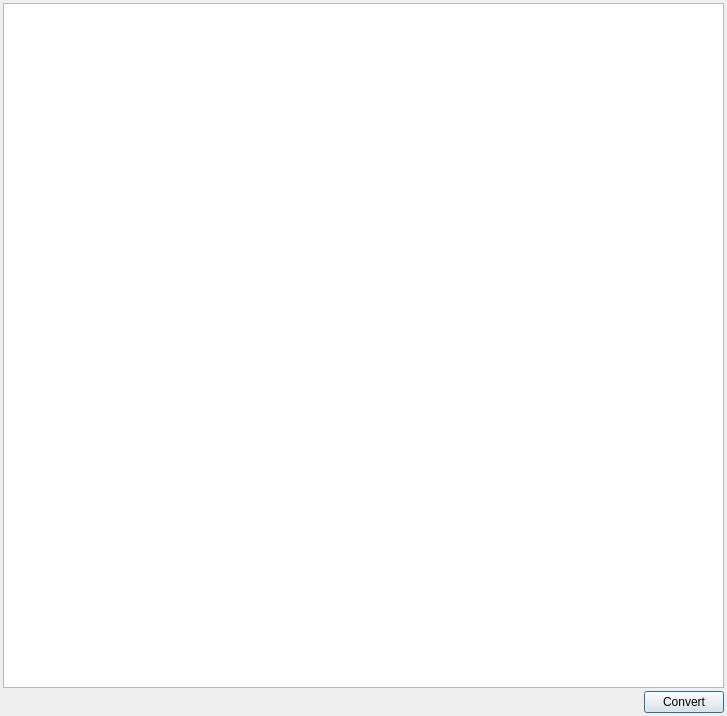
<?xml version="1.0" encoding="UTF-8"?>
<ui version="4.0">
 <class>ApprovedGenesDialog</class>
 <widget class="QDialog" name="ApprovedGenesDialog">
  <property name="geometry">
   <rect>
    <x>0</x>
    <y>0</y>
    <width>727</width>
    <height>716</height>
   </rect>
  </property>
  <property name="windowTitle">
   <string>Genes &gt; Approved symbols</string>
  </property>
  <layout class="QVBoxLayout" name="verticalLayout">
   <property name="spacing">
    <number>3</number>
   </property>
   <property name="leftMargin">
    <number>3</number>
   </property>
   <property name="topMargin">
    <number>3</number>
   </property>
   <property name="rightMargin">
    <number>3</number>
   </property>
   <property name="bottomMargin">
    <number>3</number>
   </property>
   <item>
    <widget class="QPlainTextEdit" name="text"/>
   </item>
   <item>
    <layout class="QHBoxLayout" name="horizontalLayout">
     <property name="spacing">
      <number>3</number>
     </property>
     <item>
      <spacer name="horizontalSpacer">
       <property name="orientation">
        <enum>Qt::Horizontal</enum>
       </property>
       <property name="sizeHint" stdset="0">
        <size>
         <width>40</width>
         <height>20</height>
        </size>
       </property>
      </spacer>
     </item>
     <item>
      <widget class="QPushButton" name="convertBtn">
       <property name="text">
        <string>Convert</string>
       </property>
      </widget>
     </item>
    </layout>
   </item>
  </layout>
 </widget>
 <resources/>
 <connections/>
</ui>
